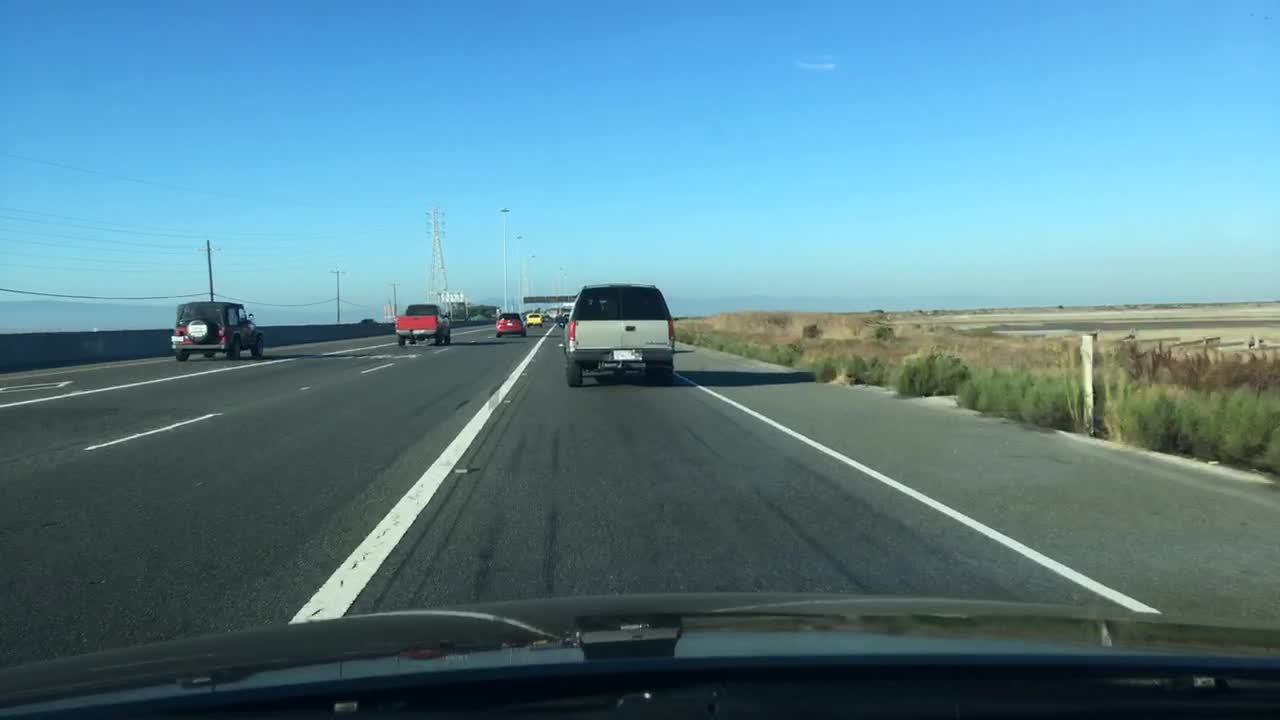
#> input picture 0a0a0b1a-7c39d841.jpg, 1280 x 720 px; its folder holds only this picture in this run
$ jupyter execute images.ipynb   (shell and % lines are left out)
#> lines starting #> are read from the running program, lines starting #| are printed output that depends on the picture
[cell 1]
import json
import cv2
import matplotlib.pyplot as plt
import numpy as np
#hi

filename = "0a0a0b1a-7c39d841"
# --- Load ---
with open(f"{filename}.json") as f:
#> (reads 0a0a0b1a-7c39d841.json from the repository)
    data = json.load(f)

frame = data["frames"][0]
objects = frame["objects"]

[cell 2]
image_path = f"{filename}.jpg"  # adjust path
img = cv2.imread(image_path)
#> img is the input picture: shape (720, 1280, 3); mean B, G, R 145.6, 131.2, 89.3
img = cv2.cvtColor(img, cv2.COLOR_BGR2RGB)

[cell 3]
for obj in objects:
    if "box2d" in obj:
        box = obj["box2d"]
        x1, y1, x2, y2 = int(box["x1"]), int(box["y1"]), int(box["x2"]), int(box["y2"])
        category = obj["category"]

        # draw rectangle
        color = (0, 255, 0) if category == "car" else (255, 165, 0)
        cv2.rectangle(img, (x1, y1), (x2, y2), color, 2)

        # label text
        cv2.putText(img, category, (x1, y1 - 5),
                    cv2.FONT_HERSHEY_SIMPLEX, 0.5, color, 1)
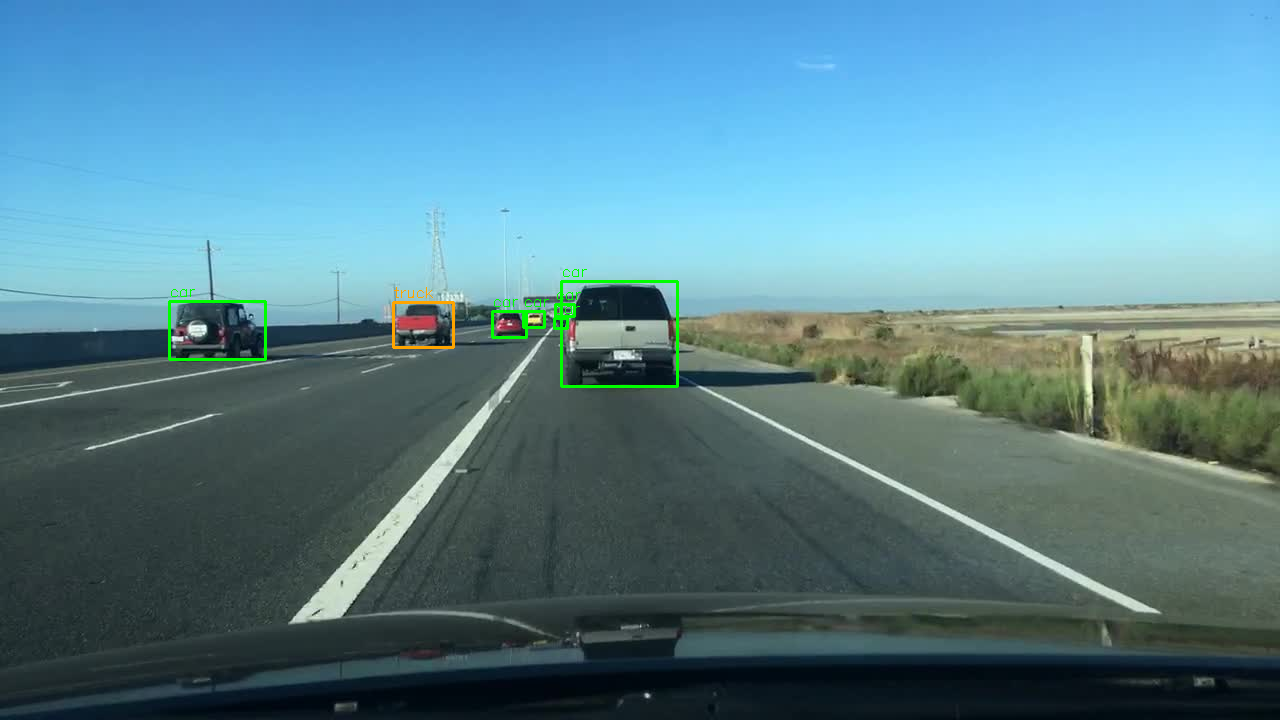
#> img: shape (720, 1280, 3); mean R, G, B 89.1, 131.7, 145

[cell 4]
for obj in objects:
    if "poly2d" in obj:
        pts = np.array([[p[0], p[1]] for p in obj["poly2d"]], np.int32)
        pts = pts.reshape((-1, 1, 2))

        category = obj["category"]

        if "area/drivable" in category:
            cv2.fillPoly(img, [pts], (0, 255, 0))  # green fill
        elif "area/alternative" in category:
            cv2.fillPoly(img, [pts], (255, 0, 0))  # red fill
        elif "lane" in category:
            cv2.polylines(img, [pts], False, (255, 255, 255), 2)
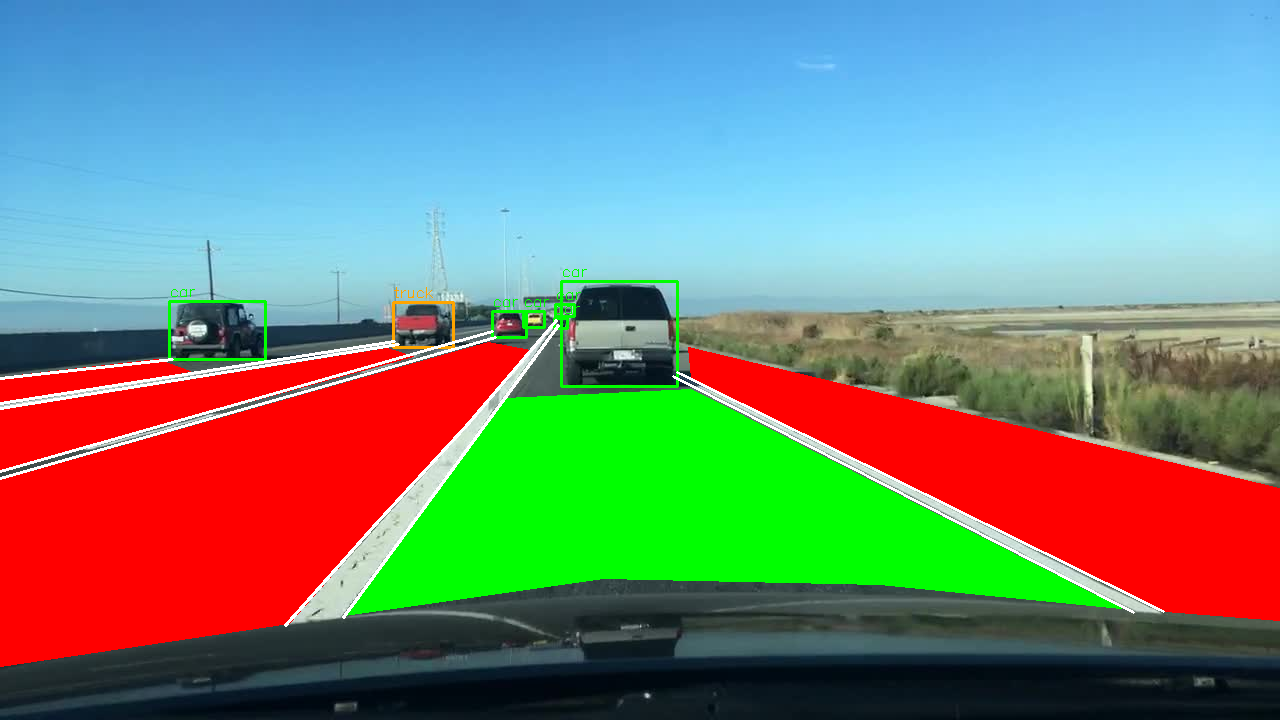
#> img: shape (720, 1280, 3); mean R, G, B 117.4, 134.8, 124.5
